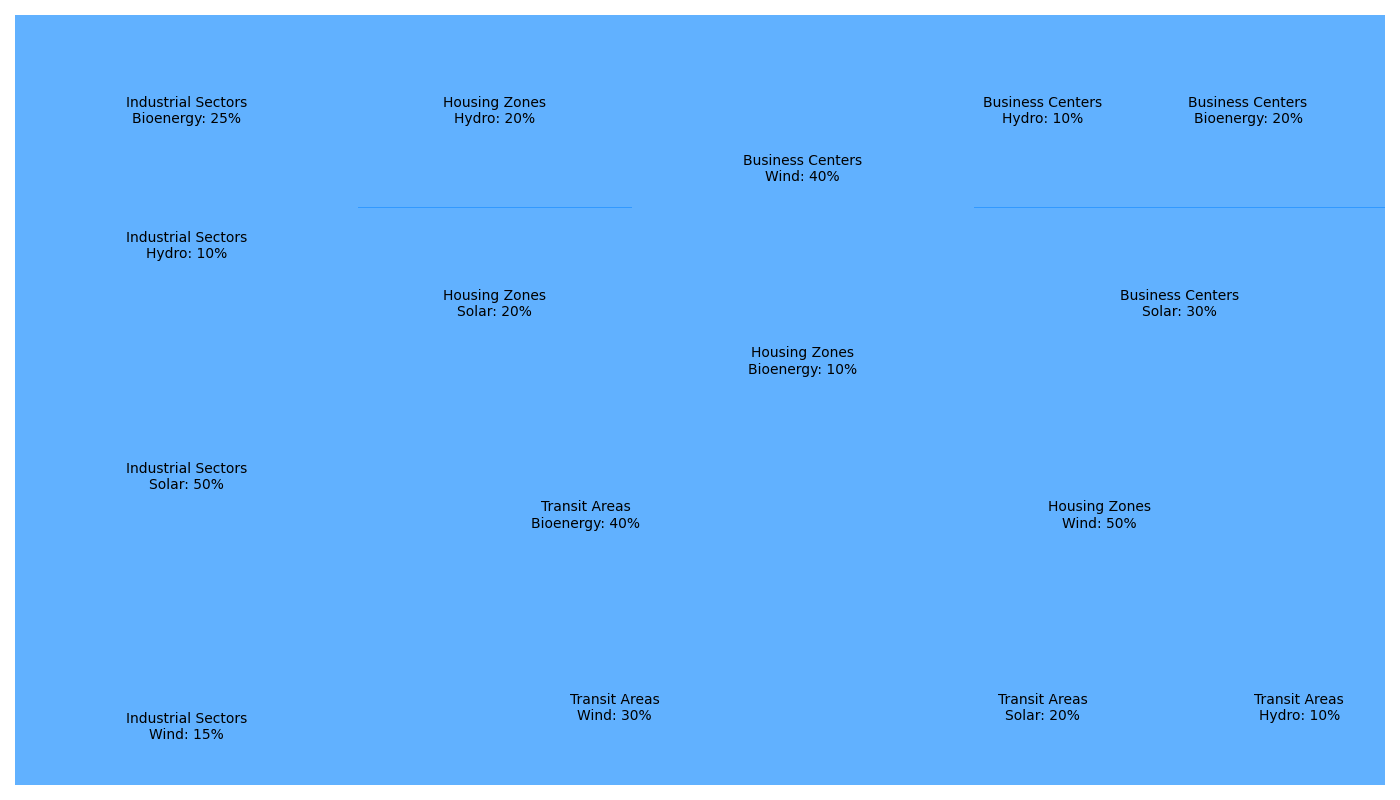

This chart was generated by the following Python code:
import matplotlib.pyplot as plt
import squarify

# Manually shuffled sector and energy source names
sectors = ['Industrial Sectors', 'Transit Areas', 'Housing Zones', 'Business Centers']
energy_sources = ['Wind', 'Solar', 'Hydro', 'Bioenergy']

data = {
    'Industrial Sectors': [15, 50, 10, 25],
    'Transit Areas': [30, 20, 10, 40],
    'Housing Zones': [50, 20, 20, 10],
    'Business Centers': [40, 30, 10, 20]
}

labels = []
sizes = []

for sector in sectors:
    for energy, percent in zip(energy_sources, data[sector]):
        labels.append(f'{sector}\n{energy}: {percent}%')
        sizes.append(percent)

# Apply a single color consistently across all data groups
consistent_color = '#1E90FF'  # Chosen as the main color for consistency

plt.figure(figsize=(14, 8))
squarify.plot(sizes=sizes, label=labels, color=[consistent_color] * len(labels), alpha=0.7)

plt.axis('off')
plt.tight_layout()
plt.show()
